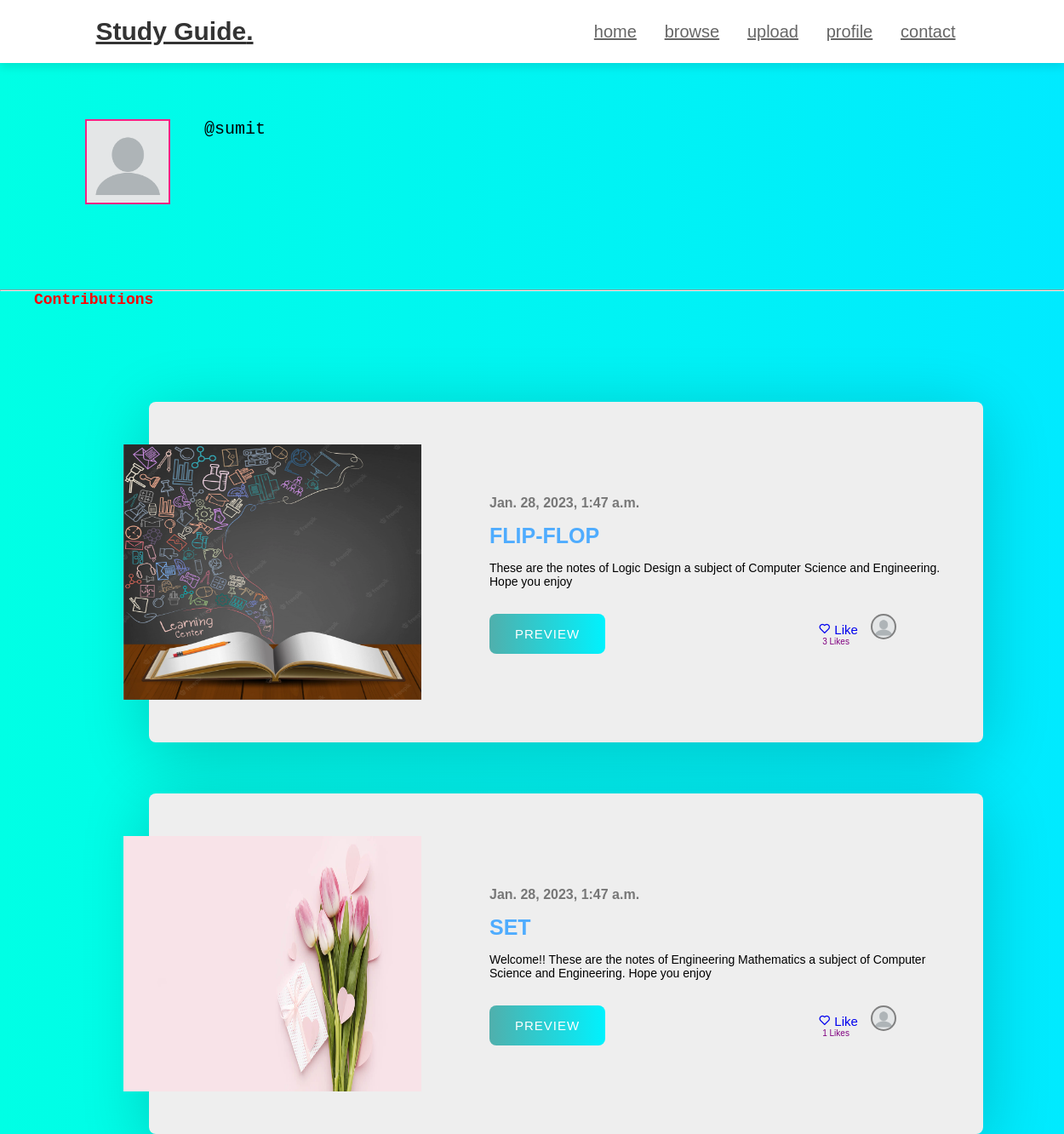
The app's page /profile/sumit (signed in) with its own data.
### core/models.py (models this page shows, shortened)
class Profile(models.Model):
    user = models.ForeignKey(User,on_delete = models.CASCADE)
    image = models.ImageField(upload_to="Profile_images",default="blank.webp")
    fname = models.CharField(max_length=100, blank=True)
    lname = models.CharField(max_length=100,blank=True)
    phone = models.IntegerField(blank=True, null=True)
    dob = models.DateField(blank=True, null=True)
    address = models.CharField(max_length=100,blank=True)
    country = models.CharField(max_length=100,blank=True)
    city = models.CharField(max_length=100,blank=True)

class Post(models.Model):
    id = models.UUIDField(primary_key=True, default=uuid.uuid4)
    file1 = models.FileField(upload_to="files")
    thumbnail = models.ImageField(default="",upload_to="Post_front_images")
    text = models.TextField(max_length=500,default="")
    date = models.DateTimeField(default = datetime.now())
    title = models.CharField(max_length = 100)
    course = models.CharField(max_length = 100)
    subject = models.CharField(max_length = 100)
    no_of_likes = models.IntegerField(default = 0)
    profile = models.ForeignKey(Profile,on_delete = models.CASCADE)

### core/views.py (the view)
# urls.py: path('profile/<str:pk>',views.profile,name='profile'),
@login_required(login_url='signin')
def profile(request,pk):
    user = User.objects.filter(username=pk).first()
    if not user:
        return redirect('/')
    profile = Profile.objects.get(user = user)
    posts = Post.objects.filter(profile=profile)
    user_profile = Profile.objects.filter(user = request.user).first()
    return render(request,'profile.html',{'posts':posts,'user_profile':user_profile,'profile':profile})

### templates/profile.html (shortened to what this page needs)
{% load static %}
<!DOCTYPE html>
<html lang="en">
<head>
    <link rel="stylesheet" href="{% static 'css/profile.css' %}">
    <link rel="stylesheet" href="https://cdnjs.cloudflare.com/ajax/libs/font-awesome/5.15.3/css/all.min.css">
    <link href='https://unpkg.com/boxicons@2.0.7/css/boxicons.min.css' rel='stylesheet'>
</head>
<header>
    <a href="#" class="logo">Study Guide<span>.</span></a>
    <nav class="navbar">
        <a href="/">home</a>
        <a href="post">browse</a>
        <a href="upload">upload</a>
        <a href="#">profile</a>
        <a href="#">contact</a>
    </nav>
</header>
<body>
    <div class="top_profile">
        <img src="{{profile.image.url}}" alt="">
        <p>@{{profile.user.username}}</p>
        </div>
        <hr>
        <div class="profile_break">Contributions</div>
    <main>
        <div class="blogs">
            {% for post in posts %}
            <div class="blog-post">
                <div class="blog-post_img">
                    {% if post.thumbnail %}
                    <img src="{{post.thumbnail.url}}" alt="" class="">
                    {% else %}
                    <img src="{% static 'images/post_blank.jpg' %}" alt="" class="">
                    {% endif %}
                </div>
                <div class="blog-post_info">
                    <div class="blog-post_date">
                        <span>{{post.date}}</span>
                    </div>
                    <h1 class="blog-post_title">{{post.title}}</h1>
                    <p class="blog-post_text">
                        {{post.text}}
                    </p>
                    <div class="post_end">
                        <div class="preview">
                        <a href="#" class="blog-post_cta">Preview</a>
                        </div>
                        <div class="like">
                        <div class="like-link">
                        <a href="like_post?post_id={{post.id}}">
                            <i class='bx bx-heart'></i>
                            <span class="links_name">Like</span>
                        </a>
                        <div style="padding-left:5px;color:purple">{{post.no_of_likes}} Likes</div>
                        </div>
                        <img src="{{post.profile.image.url}}" alt="here">
                        </div>
                        </div>
                </div>
            </div>
            {% endfor %}
        </div>
    </main>
</body>
</html>

### static/css/profile.css (style rules this page uses)
* { margin:0; padding:0; box-sizing:border-box; }
html { font-family:'Gill Sans', 'Gill Sans MT', Calibri, 'Trebuchet MS', sans-serif; font-size: 10px; background:linear-gradient(to right,rgb(0, 255, 229),rgb(0, 234, 255)); }
img { width:100%; }
main { width:100%; margin-top:50px; margin-left:40px; display:flex; align-items:center; justify-content:center; padding: 0 1.5rem }
.blog-post { margin-top:60px; width:100%; max-width:98rem; padding:5rem; background-color: #eee; box-shadow: 0 1.4rem 8rem rgba(0,0,0,.2); display:flex; align-items: center; border-radius: .8rem; }
.blog-post_img { min-width:35rem; max-width:35rem; height:30rem; transform:translateX(-8rem); position:relative; }
.blog-post_date span { display:block; color:rgba(0,0,0,0.5); font-size:1.6rem; font-weight:600; margin: .5rem 0; }
.blog-post_title { font-size:2.5rem; margin:1.5rem 0; text-transform: uppercase; color:#4facfe; }
.blog-post_text { margin-bottom:3rem; font-size:1.4rem; }
.blog-post_cta { display:inline-block; padding:1.5rem 3rem; letter-spacing:1px; text-transform:uppercase; font-size:1.2rem; color:#fff; background-image: linear-gradient(to right,#4fafacfe 0%,#00f2fe 100%); border-radius: .8rem; text-decoration:none; }
header { position: fixed; top:0; left:0; right:0; background:#fff; padding:2rem 9%; display: flex; align-items: center; justify-content: space-between; z-index: 1000; box-shadow: 0 .5rem 1rem rgba(0,0,0,.1); }
header .logo { font-size: 3rem; color:#333; font-weight: bolder; }
header .logo span { color:var(--pink); }
header .navbar a { font-size: 2rem; padding:0 1.5rem; color:#666; }
.post_end .save,.post_end a { font-size: 15px; }
.post_end { display:flex; width:100%; }
.post_end .like { margin-left: 250px; }
.post_end .like img { width:30px; height:30px; border-radius: 50%; padding:2px; background-color: gray; }
.post_end .like a { text-decoration:none; }
.post_end .like { display:flex; }
.post_end .like .like-link { margin-right:15px; margin-top: 10px; }
.blog-post_img img { width:100%; height:100%; }
.top_profile { display:flex; margin-top:40px; width:100%; padding:100px; font-size: 20px; font-family: 'Courier New', Courier, monospace; }
.top_profile img { width: 100px; height:100px; border:2px solid rgb(245, 35, 133); }
.top_profile p { margin-left:40px; }
.profile_break { font-size:18px; margin-left:40px; font-family: 'Courier New', Courier, monospace; color:red; font-weight:bold; }

### records on screen
Profile: image (placeholder picture), user.username "sumit"
Post: thumbnail (picture), date "Jan. 28, 2023, 1:47 a.m.", title "FLIP-FLOP", text "These are the notes of Logic Design a subject of Computer Science and Engineering. Hope you enjoy", no_of_likes "3", profile.image (placeholder picture)
Post: thumbnail (picture), date "Jan. 28, 2023, 1:47 a.m.", title "SET", text "Welcome!! These are the notes of Engineering Mathematics a subject of Computer Science and Engineering. Hope you enjoy", no_of_likes "1", profile.image (placeholder picture)
